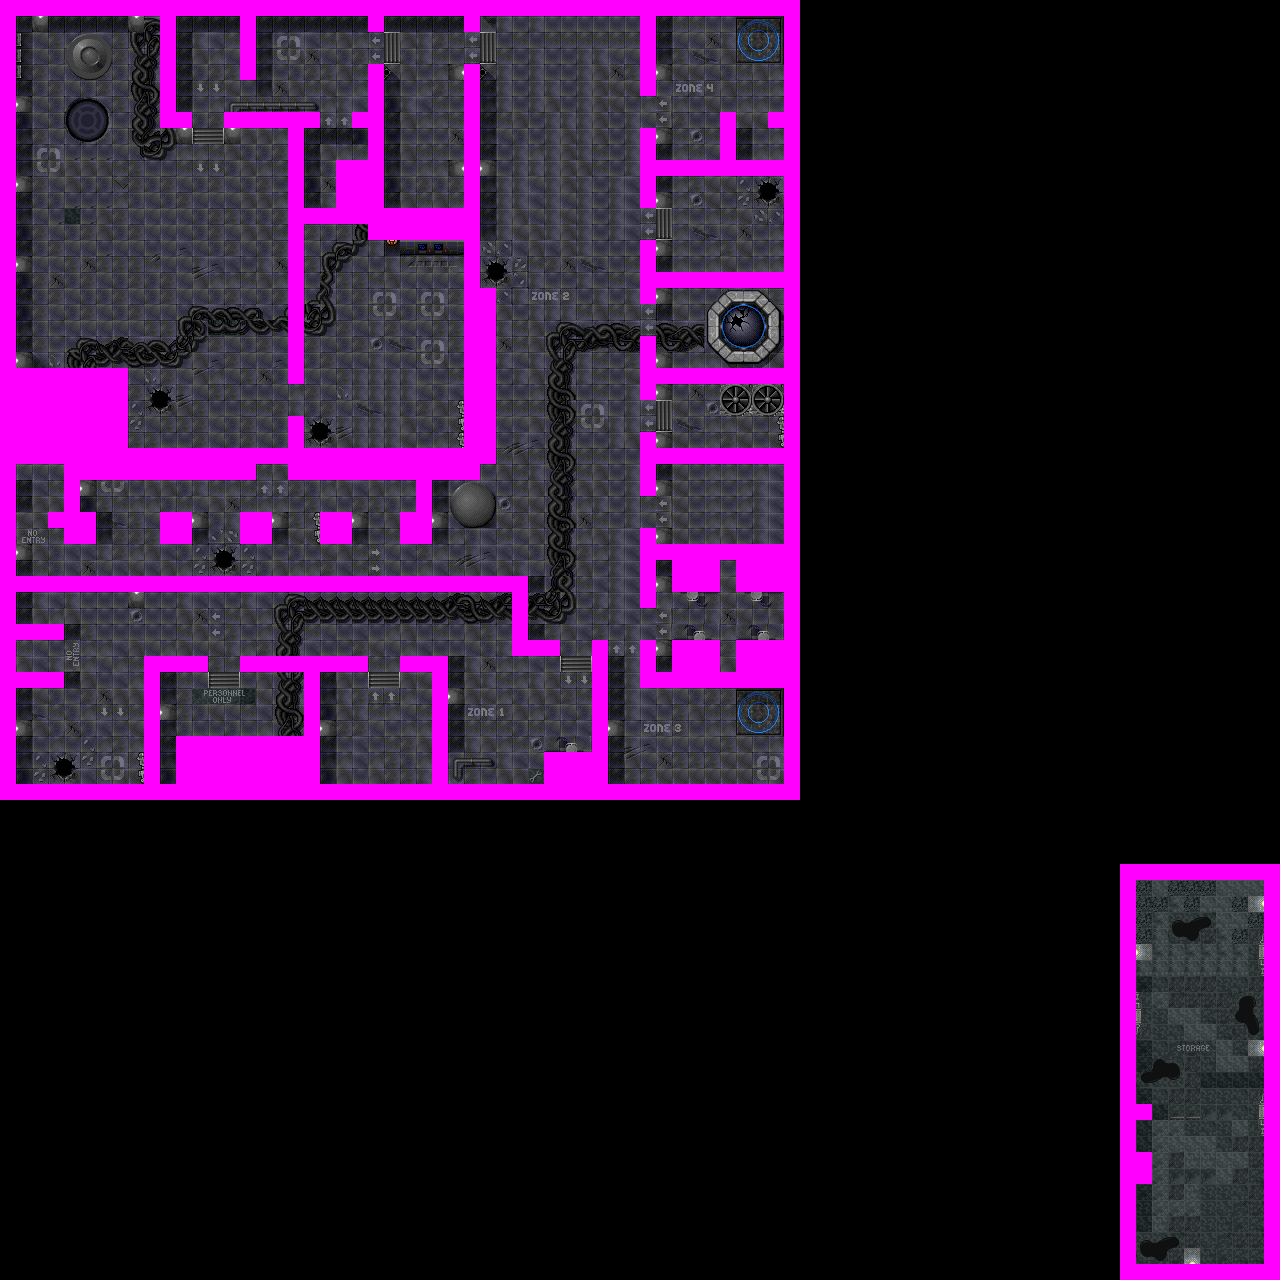

The image is a tile-based game level rendered from a .tmx file. Its description and source (layers, tilesets, objects; grid data summarised) follow:
An orthogonal 80x80 tile map with 16x16 px tiles, 2 tile layers (background, walls), 2 tilesets and 62 objects (10x vertical, 10x ammo, 8x waiting1, 8x energy, 7x horizontal, ...).

<map version="1.5" tiledversion="1.7.2" orientation="orthogonal" renderorder="right-down" width="80" height="80" tilewidth="16" tileheight="16" infinite="0" nextlayerid="11" nextobjectid="98">
 <tileset firstgid="1" name="tileset" tilewidth="16" tileheight="16" tilecount="500" columns="20">
  <image source="tilesets/tileset01.png" width="320" height="400" />
 </tileset>
 <tileset firstgid="501" name="tileset2" tilewidth="16" tileheight="16" tilecount="500" columns="20">
  <image source="tilesets/tileset02.png" width="320" height="400" />
 </tileset>
 <layer id="1" name="background" width="80" height="80">
  <data>[6400 cells, 2760 non-empty, 295 distinct tile ids]</data>
 </layer>
 <layer id="2" name="walls" width="80" height="80">
  <data>[6400 cells, 713 non-empty, 18 distinct tile ids]</data>
 </layer>
 <objectgroup id="3" name="actors">
  <object id="2" name="alien1" type="waiting1" x="528" y="128" width="32" height="32" />
  <object id="3" name="front door" type="vertical" x="368" y="32" width="16" height="32" />
  <object id="97" name="front door" type="vertical" x="288" y="384" width="16" height="32" />
  <object id="39" name="front door" type="vertical" x="240" y="80" width="16" height="32" />
  <object id="4" name="back door" type="horizontal" x="192" y="112" width="32" height="16" />
  <object id="41" name="door in" type="horizontal" x="608" y="672" width="32" height="16" />
  <object id="65" name="back door" type="horizontal" x="560" y="640" width="32" height="16" />
  <object id="42" name="back door" type="horizontal" x="368" y="656" width="32" height="16" />
  <object id="43" name="back door" type="horizontal" x="208" y="656" width="32" height="16" />
  <object id="90" name="win door" type="horizontal" x="96" y="784" width="32" height="16" />
  <object id="40" name="back door" type="horizontal" x="320" y="112" width="32" height="16" />
  <object id="5" name="alien" type="running" x="408.667" y="36" width="32" height="32" />
  <object id="6" name="alien1" type="waiting1" x="576" y="128" width="32" height="32" />
  <object id="7" name="alien1" type="waiting1" x="528" y="32" width="32" height="32" />
  <object id="8" name="alien1" type="waiting1" x="528" y="192" width="32" height="32" />
  <object id="9" name="alien1" type="waiting1" x="576" y="192" width="32" height="32" />
  <object id="10" name="alien1" type="waiting1" x="576" y="32" width="32" height="32" />
  <object id="11" name="alien1" type="waiting1" x="576" y="80" width="32" height="32" />
  <object id="12" name="alien1" type="waiting1" x="528" y="80" width="32" height="32" />
  <object id="53" name="ammo" x="25.5" y="648.917" width="16" height="16" />
  <object id="64" name="wall" x="48" y="640" width="16" height="31.8182" />
  <object id="66" name="wall horizontal" x="16" y="512" width="32" height="16" />
  <object id="76" name="wall horizontal" x="256" y="448" width="32" height="16" />
  <object id="74" name="wall horizontal" x="735" y="112" width="32" height="16" />
  <object id="47" name="ammo" x="681.25" y="760.5" width="16" height="16" />
  <object id="88" name="ammo" x="1229.75" y="933.5" width="16" height="16" />
  <object id="87" name="ammo" x="1186.25" y="934.5" width="16" height="16" />
  <object id="86" name="ammo" x="1150" y="934.75" width="16" height="16" />
  <object id="85" name="ammo" x="1229.75" y="896.5" width="16" height="16" />
  <object id="84" name="ammo" x="1185.5" y="899.5" width="16" height="16" />
  <object id="83" name="ammo" x="1150.67" y="899.667" width="16" height="16" />
  <object id="78" name="ammo" x="757.75" y="609.5" width="16" height="16" />
  <object id="69" name="Card" x="754" y="134.666" width="16" height="16" />
  <object id="91" name="Win card" x="431.5" y="385.5" width="16" height="16" />
  <object id="14" name="ammo" x="48" y="64" width="16" height="16" />
  <object id="15" name="energy" x="201.455" y="45.0909" width="16" height="16" />
  <object id="73" name="energy" x="312.205" y="145.091" width="16" height="16" />
  <object id="32" name="exit door" type="vertical" x="640" y="608" width="16" height="32" />
  <object id="33" name="exit door" type="vertical" x="640" y="496" width="16" height="32" />
  <object id="34" name="exit door" type="vertical" x="640" y="400" width="16" height="32" />
  <object id="35" name="exit door" type="vertical" x="640" y="304" width="16" height="32" />
  <object id="36" name="exit door" type="vertical" x="640" y="96" width="16" height="32" />
  <object id="38" name="door in V" type="vertical" x="464" y="32" width="16" height="32" />
  <object id="37" name="exit door" type="vertical" x="640" y="208" width="16" height="32" />
  <object id="17" name="alien mother" type="waiting2" x="86" y="189" width="78" height="127" />
  <object id="25" name="alien" type="running" x="48" y="752" width="32" height="32" />
  <object id="26" name="alien" type="running" x="208" y="544" width="32" height="32" />
  <object id="27" name="alien" type="waiting2" x="744.667" y="466.667" width="32" height="32" />
  <object id="28" name="alien" type="waiting2" x="748.667" y="176.667" width="32" height="32" />
  <object id="29" name="alien" type="running" x="480.75" y="257.083" width="32" height="32" />
  <object id="19" name="energy" x="432" y="426.667" width="16" height="16" />
  <object id="71" name="energy" x="29.5" y="486.75" width="16" height="16" />
  <object id="79" name="energy" x="198.5" y="715.75" width="16" height="16" />
  <object id="68" name="Green card" x="753.725" y="512.442" width="16" height="16" rotation="0.415277" />
  <object id="31" name="energy" x="662.667" y="298" width="16" height="16" />
  <object id="96" name="energy" x="675.167" y="31.5" width="16" height="16" />
  <object id="77" name="energy" x="756.667" y="422.5" width="16" height="16" />
  <object id="50" name="Teleport1" x="736" y="16" width="48" height="48" />
  <object id="51" name="Teleport" x="1213.76" y="1213" width="48" height="48" />
  <object id="80" name="Teleport2" x="735.17" y="688.17" width="48" height="48" />
  <object id="95" name="Guard" x="1182.83" y="927.833" width="60" height="128" />
  <object id="1" name="ellen" type="ripley" x="368" y="720" width="32" height="32" />
 </objectgroup>
</map>
